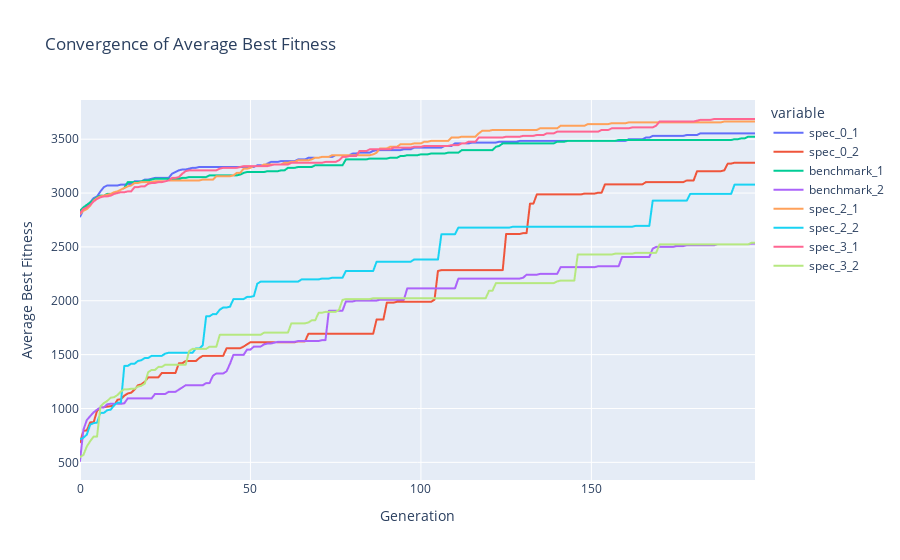

Notebook code for this chart:
### Code cell
px.line(fitness_df, title = "Convergence of Average Best Fitness", labels= {"value":"Average Best Fitness", "index":"Generation"})

### Figure 1 — Plotly figure (JSON) as saved in the notebook; plotly's stock layout.template omitted (floating-point values rounded to 4 significant figures; data arrays with more than 128 entries replaced by an {"elided": "..."} marker saying what was removed)
{"data": [{"hovertemplate": "variable=spec_0_1<br>Generation=%{x}<br>Average Best Fitness=%{y}<extra></extra>", "legendgroup": "spec_0_1", "line": {"color": "#636efa", "dash": "solid"}, "marker": {"symbol": "circle"}, "mode": "lines", "name": "spec_0_1", "showlegend": true, "type": "scattergl", "x": {"elided": "199 int values"}, "xaxis": "x", "y": {"elided": "199 float values"}, "yaxis": "y"}, {"hovertemplate": "variable=spec_0_2<br>Generation=%{x}<br>Average Best Fitness=%{y}<extra></extra>", "legendgroup": "spec_0_2", "line": {"color": "#EF553B", "dash": "solid"}, "marker": {"symbol": "circle"}, "mode": "lines", "name": "spec_0_2", "showlegend": true, "type": "scattergl", "x": {"elided": "199 int values"}, "xaxis": "x", "y": {"elided": "199 float values"}, "yaxis": "y"}, {"hovertemplate": "variable=benchmark_1<br>Generation=%{x}<br>Average Best Fitness=%{y}<extra></extra>", "legendgroup": "benchmark_1", "line": {"color": "#00cc96", "dash": "solid"}, "marker": {"symbol": "circle"}, "mode": "lines", "name": "benchmark_1", "showlegend": true, "type": "scattergl", "x": {"elided": "199 int values"}, "xaxis": "x", "y": {"elided": "199 float values"}, "yaxis": "y"}, {"hovertemplate": "variable=benchmark_2<br>Generation=%{x}<br>Average Best Fitness=%{y}<extra></extra>", "legendgroup": "benchmark_2", "line": {"color": "#ab63fa", "dash": "solid"}, "marker": {"symbol": "circle"}, "mode": "lines", "name": "benchmark_2", "showlegend": true, "type": "scattergl", "x": {"elided": "199 int values"}, "xaxis": "x", "y": {"elided": "199 float values"}, "yaxis": "y"}, {"hovertemplate": "variable=spec_2_1<br>Generation=%{x}<br>Average Best Fitness=%{y}<extra></extra>", "legendgroup": "spec_2_1", "line": {"color": "#FFA15A", "dash": "solid"}, "marker": {"symbol": "circle"}, "mode": "lines", "name": "spec_2_1", "showlegend": true, "type": "scattergl", "x": {"elided": "199 int values"}, "xaxis": "x", "y": {"elided": "199 float values"}, "yaxis": "y"}, {"hovertemplate": "variable=spec_2_2<br>Generation=%{x}<br>Average Best Fitness=%{y}<extra></extra>", "legendgroup": "spec_2_2", "line": {"color": "#19d3f3", "dash": "solid"}, "marker": {"symbol": "circle"}, "mode": "lines", "name": "spec_2_2", "showlegend": true, "type": "scattergl", "x": {"elided": "199 int values"}, "xaxis": "x", "y": {"elided": "199 float values"}, "yaxis": "y"}, {"hovertemplate": "variable=spec_3_1<br>Generation=%{x}<br>Average Best Fitness=%{y}<extra></extra>", "legendgroup": "spec_3_1", "line": {"color": "#FF6692", "dash": "solid"}, "marker": {"symbol": "circle"}, "mode": "lines", "name": "spec_3_1", "showlegend": true, "type": "scattergl", "x": {"elided": "199 int values"}, "xaxis": "x", "y": {"elided": "199 float values"}, "yaxis": "y"}, {"hovertemplate": "variable=spec_3_2<br>Generation=%{x}<br>Average Best Fitness=%{y}<extra></extra>", "legendgroup": "spec_3_2", "line": {"color": "#B6E880", "dash": "solid"}, "marker": {"symbol": "circle"}, "mode": "lines", "name": "spec_3_2", "showlegend": true, "type": "scattergl", "x": {"elided": "199 int values"}, "xaxis": "x", "y": {"elided": "199 float values"}, "yaxis": "y"}], "layout": {"legend": {"title": {"text": "variable"}, "tracegroupgap": 0}, "title": {"text": "Convergence of Average Best Fitness"}, "xaxis": {"anchor": "y", "domain": [0, 1], "title": {"text": "Generation"}}, "yaxis": {"anchor": "x", "domain": [0, 1], "title": {"text": "Average Best Fitness"}}}}
